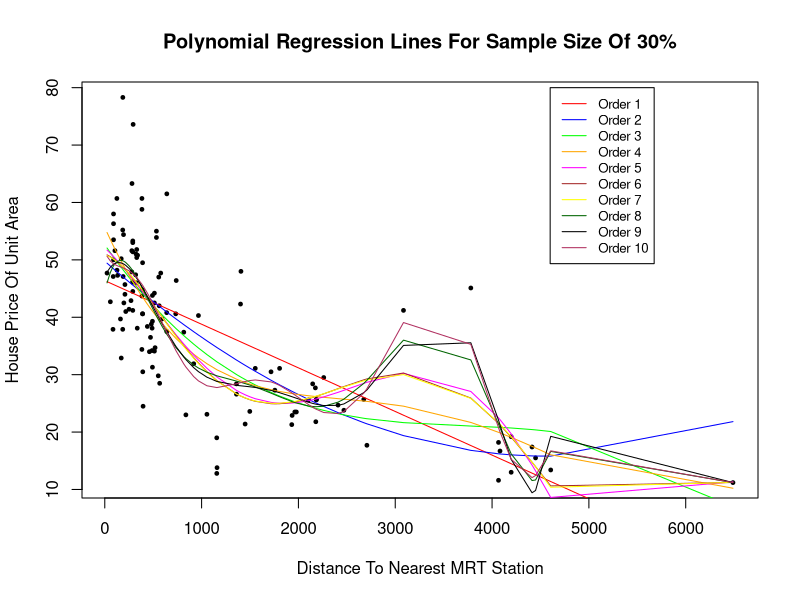

Write R code to recreate this figure.
#change the current working directory to the following directory
setwd(dir = "C:/Users/Karan/Documents/Praxis Material/Machine Learning/Polynomial regression assignment" )

fram = read.csv("RealEstateValuation.csv")

#creating training and test data
set.seed(1)
random_number_list = sample(1:nrow(fram))
k = 0.30 * nrow(fram)
train_set = fram[random_number_list[1:k], ]


#=============================================================================================
# FITTING A POLYNOMIAL REGRESSION OF ORDER 1
#=============================================================================================

m1 = lm(House.price.of.unit.area ~ Distance.to.the.nearest.MRT.station, train_set)

#PLOTTING THE MODEL OVER THE DATA
plot(train_set$Distance.to.the.nearest.MRT.station,
     train_set$House.price.of.unit.area, pch=19, cex=0.5,
     main = "Polynomial Regression Lines For Sample Size Of 30%",
     xlab = "Distance To Nearest MRT Station", ylab = "House Price Of Unit Area")

lines(sort(train_set$Distance.to.the.nearest.MRT.station), fitted(m1)[order(train_set$Distance.to.the.nearest.MRT.station)], col='red', type = "l" ) 


#=============================================================================================
# FITTING A POLYNOMIAL REGRESSION OF ORDER 2
#=============================================================================================

m2 = lm(House.price.of.unit.area ~ Distance.to.the.nearest.MRT.station
        + I(Distance.to.the.nearest.MRT.station^2), train_set)

lines(sort(train_set$Distance.to.the.nearest.MRT.station), fitted(m2)[order(train_set$Distance.to.the.nearest.MRT.station)], col='blue', type='l') 


#=============================================================================================
# FITTING A POLYNOMIAL REGRESSION OF ORDER 3
#=============================================================================================

m3 = lm(House.price.of.unit.area ~ Distance.to.the.nearest.MRT.station
        + I(Distance.to.the.nearest.MRT.station^2)
        + I(Distance.to.the.nearest.MRT.station^3), train_set)
m3

lines(sort(train_set$Distance.to.the.nearest.MRT.station), fitted(m3)[order(train_set$Distance.to.the.nearest.MRT.station)], col='green', type='l') 


#=============================================================================================
# FITTING A POLYNOMIAL REGRESSION OF ORDER 4
#=============================================================================================

m4 = lm(House.price.of.unit.area ~ Distance.to.the.nearest.MRT.station
        + I(Distance.to.the.nearest.MRT.station^2)
        + I(Distance.to.the.nearest.MRT.station^3)
        + I(Distance.to.the.nearest.MRT.station^4), train_set)

lines(sort(train_set$Distance.to.the.nearest.MRT.station), fitted(m4)[order(train_set$Distance.to.the.nearest.MRT.station)], col='orange', type='l') 

#=============================================================================================
# FITTING A POLYNOMIAL REGRESSION OF ORDER 5
#=============================================================================================

m5 = lm(House.price.of.unit.area ~ Distance.to.the.nearest.MRT.station
        + I(Distance.to.the.nearest.MRT.station^2)
        + I(Distance.to.the.nearest.MRT.station^3)
        + I(Distance.to.the.nearest.MRT.station^4)
        + I(Distance.to.the.nearest.MRT.station^5), train_set)

lines(sort(train_set$Distance.to.the.nearest.MRT.station), fitted(m5)[order(train_set$Distance.to.the.nearest.MRT.station)], col='magenta', type='l') 


#=============================================================================================
# FITTING A POLYNOMIAL REGRESSION OF ORDER 6
#=============================================================================================

m6 = lm(House.price.of.unit.area ~ Distance.to.the.nearest.MRT.station
        + I(Distance.to.the.nearest.MRT.station^2)
        + I(Distance.to.the.nearest.MRT.station^3)
        + I(Distance.to.the.nearest.MRT.station^4)
        + I(Distance.to.the.nearest.MRT.station^5)
        + I(Distance.to.the.nearest.MRT.station^6), train_set)

lines(sort(train_set$Distance.to.the.nearest.MRT.station), fitted(m6)[order(train_set$Distance.to.the.nearest.MRT.station)], col='brown', type='l') 

#=============================================================================================
# FITTING A POLYNOMIAL REGRESSION OF ORDER 7
#=============================================================================================

m7 = lm(House.price.of.unit.area ~ Distance.to.the.nearest.MRT.station
        + I(Distance.to.the.nearest.MRT.station^2)
        + I(Distance.to.the.nearest.MRT.station^3)
        + I(Distance.to.the.nearest.MRT.station^4)
        + I(Distance.to.the.nearest.MRT.station^5)
        + I(Distance.to.the.nearest.MRT.station^6)
        + I(Distance.to.the.nearest.MRT.station^7), train_set)

lines(sort(train_set$Distance.to.the.nearest.MRT.station), fitted(m7)[order(train_set$Distance.to.the.nearest.MRT.station)], col='yellow', type='l') 


#=============================================================================================
# FITTING A POLYNOMIAL REGRESSION OF ORDER 8
#=============================================================================================

m8 = lm(House.price.of.unit.area ~ Distance.to.the.nearest.MRT.station
        + I(Distance.to.the.nearest.MRT.station^2)
        + I(Distance.to.the.nearest.MRT.station^3)
        + I(Distance.to.the.nearest.MRT.station^4)
        + I(Distance.to.the.nearest.MRT.station^5)
        + I(Distance.to.the.nearest.MRT.station^6)
        + I(Distance.to.the.nearest.MRT.station^7)
        + I(Distance.to.the.nearest.MRT.station^8), train_set)


lines(sort(train_set$Distance.to.the.nearest.MRT.station), fitted(m8)[order(train_set$Distance.to.the.nearest.MRT.station)], col='darkgreen', type='l') 


#=============================================================================================
# FITTING A POLYNOMIAL REGRESSION OF ORDER 9
#=============================================================================================

m9 = lm(House.price.of.unit.area ~ Distance.to.the.nearest.MRT.station
        + I(Distance.to.the.nearest.MRT.station^2)
        + I(Distance.to.the.nearest.MRT.station^3)
        + I(Distance.to.the.nearest.MRT.station^4)
        + I(Distance.to.the.nearest.MRT.station^5)
        + I(Distance.to.the.nearest.MRT.station^6)
        + I(Distance.to.the.nearest.MRT.station^7)
        + I(Distance.to.the.nearest.MRT.station^8)
        + I(Distance.to.the.nearest.MRT.station^9), train_set)


lines(sort(train_set$Distance.to.the.nearest.MRT.station), fitted(m9)[order(train_set$Distance.to.the.nearest.MRT.station)], col='black', type='l') 

#=============================================================================================
# FITTING A POLYNOMIAL REGRESSION OF ORDER 10
#=============================================================================================

m10 = lm(House.price.of.unit.area ~ Distance.to.the.nearest.MRT.station
         + I(Distance.to.the.nearest.MRT.station^2)
         + I(Distance.to.the.nearest.MRT.station^3)
         + I(Distance.to.the.nearest.MRT.station^4)
         + I(Distance.to.the.nearest.MRT.station^5)
         + I(Distance.to.the.nearest.MRT.station^6)
         + I(Distance.to.the.nearest.MRT.station^7)
         + I(Distance.to.the.nearest.MRT.station^8)
         + I(Distance.to.the.nearest.MRT.station^9)
         + I(Distance.to.the.nearest.MRT.station^10), train_set)

lines(sort(train_set$Distance.to.the.nearest.MRT.station), fitted(m10)[order(train_set$Distance.to.the.nearest.MRT.station)], col='maroon', type='l') 

legend(4600, 80, legend=c("Order 1", "Order 2", "Order 3", "Order 4",
                          "Order 5", "Order 6", "Order 7", "Order 8",
                          "Order 9", "Order 10"),
       col=c("red", "blue", "green", "orange", "magenta",
             "brown", "yellow", "darkgreen", "black", "maroon"), lty=1, cex=0.8)
